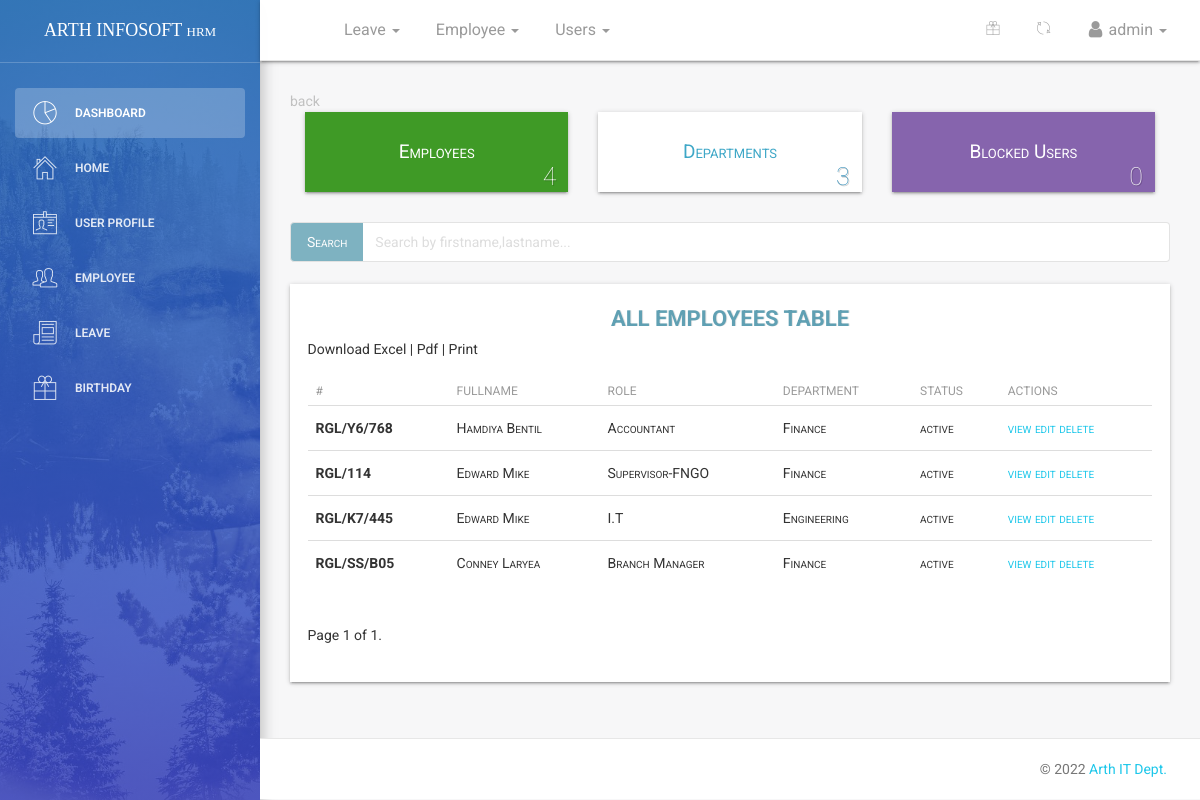
Page /dashboard/employees/all/ (signed in) on the committed database.
### employee/models.py (models this page shows, shortened)
class Employee(models.Model):
    MALE = 'male'
    FEMALE = 'female'
    OTHER = 'other'
    NOT_KNOWN = 'Not Known'
    GENDER = (
    (MALE,'Male'),
    (FEMALE,'Female'),
    (OTHER,'Other'),
    (NOT_KNOWN,'Not Known'),
    )
    MR = 'Mr'
    MRS = 'Mrs'
    MSS = 'Mss'
    DR = 'Dr'
    SIR = 'Sir'
    MADAM = 'Madam'
    TITLE = (
    (MR,'Mr'),
    (MRS,'Mrs'),
    (MSS,'Mss'),
    (DR,'Dr'),
    (SIR,'Sir'),
    (MADAM,'Madam'),
    )
    FULL_TIME = 'Full-Time'
    PART_TIME = 'Part-Time'
    CONTRACT = 'Contract'
    INTERN = 'Intern'
    EMPLOYEETYPE = (
    (FULL_TIME,'Full-Time'),
    (PART_TIME,'Part-Time'),
    (CONTRACT,'Contract'),
    (INTERN,'Intern'),
    )
    OLEVEL = 'O-LEVEL'
    SENIORHIGH = 'Senior High'
    JUNIORHIGH = 'Junior High'
    TERTIARY = 'Tertiary'
    PRIMARY = 'Primary Level'
    OTHER = 'Other'
    EDUCATIONAL_LEVEL = (
    (SENIORHIGH,'Senior High School'),
    (JUNIORHIGH,'Junior High School'),
    (PRIMARY,'Primary School'),
    (TERTIARY,'Tertiary/University/Polytechnic'),
    (OLEVEL,'OLevel'),
    (OTHER,'Other'),
    )
    user = models.ForeignKey(User,on_delete=models.CASCADE,default=1)
    title = models.CharField(('Title'),max_length=80,default=MR,choices=TITLE,blank=False,null=True)
    image = models.FileField(('Profile Image'),upload_to='profiles',default='default.png',blank=True,null=True,help_text='upload image size less than 2.0MB')#work on path username-date/image
    firstname = models.CharField(('Firstname'),max_length=125,null=False,blank=False)
    lastname = models.CharField(('Lastname'),max_length=125,null=False,blank=False)
    othername = models.CharField(('Othername (optional)'),max_length=125,null=True,blank=True)
    sex = models.CharField(('Gender'),max_length=100,default=MALE,choices=GENDER,blank=False)
    email = models.CharField(('Email (optional)'),max_length=255,default=None,blank=True,null=True)
    bio = models.CharField(('Bio'),help_text='your biography,tell me something about yourself eg. i love working ...',max_length=255,default='',null=True,blank=True)
    birthday = models.DateField(('Birthday'),blank=False,null=False)
    hometown = models.CharField(('Hometown'),max_length=125,null=True,blank=True)
    residence = models.CharField(('Current Residence'),max_length=125,null=False,blank=False)
    address = models.CharField(('Address'),help_text='address of current residence',max_length=125,null=True,blank=True)
    education = models.CharField(('Education'),help_text='highest educational standard ie. your last level of schooling',max_length=20,default=SENIORHIGH,choices=EDUCATIONAL_LEVEL,blank=False,null=True)
    lastwork = models.CharField(('Last Place of Work'),help_text='where was the last place you worked ?',max_length=125,null=True,blank=True)
    position = models.CharField(('Position Held'),help_text='what position where you in your last place of work ?',max_length=255,null=True,blank=True)
    department =  models.ForeignKey(Department,verbose_name =('Department'),on_delete=models.SET_NULL,null=True,default=None)
    role =  models.ForeignKey(Role,verbose_name =('Role'),on_delete=models.SET_NULL,null=True,default=None)
    startdate = models.DateField(('Employement Date'),help_text='date of employement',blank=False,null=True)
    employeetype = models.CharField(('Employee Type'),max_length=15,default=FULL_TIME,choices=EMPLOYEETYPE,blank=False,null=True)
    employeeid = models.CharField(('Employee ID Number'),max_length=10,null=True,blank=True)
    dateissued = models.DateField(('Date Issued'),help_text='date staff id was issued',blank=False,null=True)
    is_blocked = models.BooleanField(('Is Blocked'),help_text='button to toggle employee block and unblock',default=False)
    is_deleted = models.BooleanField(('Is Deleted'),help_text='button to toggle employee deleted and undelete',default=False)
    created = models.DateTimeField(verbose_name=('Created'),auto_now_add=True,null=True)
    updated = models.DateTimeField(verbose_name=('Updated'),auto_now=True,null=True)
    objects = EmployeeManager()
    class Meta:
        verbose_name = ('Employee')
        verbose_name_plural = ('Employees')
        ordering = ['-created']
    @property
    def get_full_name(self):
        fullname = ''
        firstname = self.firstname
        lastname = self.lastname
        othername = self.othername
        if (firstname and lastname) or othername is None:
            fullname = firstname +' '+ lastname
            return fullname
        elif othername:
            fullname = firstname + ' '+ lastname +' '+othername
            return fullname
        return

class Role(models.Model):
    name = models.CharField(max_length=125)
    description = models.CharField(max_length=125,null=True,blank=True)
    created = models.DateTimeField(verbose_name=('Created'),auto_now_add=True)
    updated = models.DateTimeField(verbose_name=('Updated'),auto_now=True)
    class Meta:
        verbose_name = ('Role')
        verbose_name_plural = ('Roles')
        ordering = ['name','created']
    def __str__(self):
        return self.name

class Department(models.Model):
    name = models.CharField(max_length=125)
    description = models.CharField(max_length=125,null=True,blank=True)
    created = models.DateTimeField(verbose_name=('Created'),auto_now_add=True)
    updated = models.DateTimeField(verbose_name=('Updated'),auto_now=True)
    class Meta:
        verbose_name = ('Department')
        verbose_name_plural = ('Departments')
        ordering = ['name','created']
    def __str__(self):
        return self.name

### dashboard/views.py (the view)
# urls.py: path('employees/all/',views.dashboard_employees,name='employees'),
def dashboard_employees(request):
	if not (request.user.is_authenticated and request.user.is_superuser and request.user.is_staff):
		return redirect('/')
	dataset = dict()
	departments = Department.objects.all()
	employees = Employee.objects.all()
	query = request.GET.get('search')
	if query:
		employees = employees.filter(
			Q(firstname__icontains = query) |
			Q(lastname__icontains = query)
		)
	paginator = Paginator(employees, 10) #show 10 employee lists per page
	page = request.GET.get('page')
	employees_paginated = paginator.get_page(page)
	dataset['employee_list'] = employees_paginated
	dataset['departments'] = departments
	dataset['all_employees'] = Employee.objects.all_employees()
	blocked_employees = Employee.objects.all_blocked_employees()
	dataset['blocked_employees'] = blocked_employees
	dataset['title'] = 'Employees list view'
	return render(request,'dashboard/employee_app.html',dataset)

### employee/managers.py (called while the page is built)
    def get_queryset(self):
        return super().get_queryset().filter(is_deleted=False)

    def all_employees(self):
        return super().get_queryset()

    def all_blocked_employees(self):
        return super().get_queryset().filter(is_blocked=True)

### templates/dashboard/employee_app.html (shortened to what this page needs)
{% extends '_layout.html' %}
 {% block navheader %}
 	{% include 'includes/navheader_employee_app.html' %}
 {% endblock %}
 {% block content %}
        <section class="content">
            <section class="container-fluid">
            	<section class="row">
	            		<section class="col col-lg-12">
	            			<a href="{{request.META.HTTP_REFERER|escape}}" style="color:#c1c1c1;">back</a>
	            		</section>
            	</section>
            	   <section class="row">
                        <section class="col col-sm-8 offset-sm-2">
                        </section>
                    </section>
                    <section class="row margin-bottom">
                    	<div class="container-fluid">
                    	<section class="col-lg-4 col-md-4 col-sm-12">
	            			<div class="employee-box sec-box">
	            				<a href="">
	            				<span>Employees</span>
	            				</a>
	            				<span class="count-object">{{ all_employees.count }}</span>
	            			</div>
            			</section>
	            		<section class="col-lg-4 col-md-4 col-sm-12">
	            			<div class="leave-box sec-box">
	            				<a href="">
	            				<span>Departments</span>
	            				</a>
	            				<span class="count-object deprt">{{ departments.count }}</span>
	            			</div>
	            		</section>
	            		<section class="col-lg-4 col-md-4 col-sm-12">
	            			<div class="birthday-box sec-box">
	            				<a href="">
	            				<span>Blocked Users</span>
	            				</a>
	            				<span class="count-object">{{ blocked_employees.count }}</span>
	            			</div>
	            		</section>
	            		</div>
                    </section>
					<div class="row" style="margin-bottom: 2.2rem;margin-top: 3rem;">
					 <div class="">
					  <div class="col-lg-12">
					  	<form action="" method="GET">
						    <div class="input-group">
						      <span class="input-group-btn">
						        <button class="btn btn-default" id = "stylebutton" type="button">Search</button>
						      </span>
						      <input type="search" value="{{request.GET.search}}" name="search" class="form-control" placeholder="Search by firstname,lastname...">
						    </div>
					    </form>
					  </div>
					  </div>
					</div>
                	<div class="table-responsive table-shadow">
                		<div class="text-center table-description">
                			<h4 class="title-h3" style="color: #60a0b3 !important;
    						text-shadow: 1px 0px rgba(0,0,0,0.11)">ALL EMPLOYEES TABLE</h4>
                		</div>
                		<div class="container-fluid">
                			<div class="row">
                			 	<div class="download-print-action">
                			  		Download Excel | Pdf | Print
                				</div>
                			</div>
                		</div>
                		<table class="table">
							  <thead>
							    <tr>
							      <th scope="col">#</th>
							      <th scope="col">Fullname</th>
							      <th scope="col">Role</th>
							      <th scope="col">Department</th>
							      <th scope="col">Status</th>
							      <th scope="col">Actions</th>
							    </tr>
							  </thead>
							  <tbody>
							  	{% for employee in employee_list %}
							    <tr>
							      {% if employee.employeeid %}
							      <th scope="row">{{ employee.employeeid }}</th>
							      {% else %}
							      <th scope="row">-</th>
							      {% endif %}
							      <td>{{ employee.get_full_name }}</td>
							      <td>{{ employee.role }}</td>
							      <td>{{ employee.department }}</td>
							      {% if employee.is_blocked %}
							      <td>Inactive</td>
							      {% else %}
							      <td>active</td>
							      {% endif %}
							      <td>
							      	<a href="{% url 'dashboard:employeeinfo' employee.id %}">
							      	    view
							      	</a>
							        <a href="{% url 'dashboard:edit' employee.id %}">
							       	edit
							        </a>
									<a href="{% url 'dashboard:delete' employee.id %}">
										delete
									 </a>
							      </td>
							    </tr>
							    {% endfor %}
							  </tbody>
						</table>
							  <div class="pagination">
							    <span class="step-links">
							        <span class="current">
							            Page {{ employee_list.number }} of {{ employee_list.paginator.num_pages }}.
							        </span>
							    </span>
							</div>
					</div>
            </section>
        </section>
 {% endblock %}

### templates/includes/navheader_employee_app.html (shortened to what this page needs)
 {% load static %}
 <nav class="navbar navbar-default navbar-fixed shadow">
            <div class="container-fluid">
                <div class="collapse navbar-collapse">
                    <ul class="nav navbar-nav navbar-left">
                        <li>
                            <a href="" class="dropdown-toggle" data-toggle="dropdown">
                            </a>
                        </li>
                        <li class="dropdown">
                              <a href="" class="dropdown-toggle" data-toggle="dropdown">
                                    <p>
                                        Leave
                                        <b class="caret"></b>
                                    </p>
                              </a>
                        </li>
                        {% if request.user.is_superuser and request.user.is_staff %}
                        <li class="dropdown">
                              <a href="" class="dropdown-toggle" data-toggle="dropdown">
                                    <p>
                                        Employee
                                        <b class="caret"></b>
                                    </p>
                              </a>
                        </li>
                        {% endif %}
                        {% if request.user.is_superuser and request.user.is_staff %}
                        <li class="dropdown">
                              <a href="" class="dropdown-toggle" data-toggle="dropdown">
                                    <p>
                                        Users
                                        <b class="caret"></b>
                                    </p>
                              </a>
                        </li>
                        {% endif %}
                    </ul>
                    <ul class="nav navbar-nav navbar-right">
                        <li>
                            <a href="{% url 'dashboard:birthdays' %}" title="upcoming birthday" >
                                <i class="pe-7s-gift"></i>
                            </a>
                        </li>
                        <li class="dropdown">
                              <a href="" class="dropdown-toggle refresh-page" data-toggle="dropdown" title="refresh current page">
                                    <i class="pe-7s-refresh-2"></i>
                              </a>
                        </li>
                        <li class="dropdown">
                              <a href="" class="dropdown-toggle" data-toggle="dropdown">
                                    <p>
                                        <i class="fa fa-user"></i> {{ request.user}}
                                        <b class="caret"></b>
                                    </p>
                              </a>
                        </li>
                    </ul>
                </div>
            </div>
        </nav>

### rows in the picture
Employee: employeeid "RGL/Y6/768", get_full_name "Hamdiya Bentil", role "Accountant", department "Finance", is_blocked "active"
Employee: employeeid "RGL/114", get_full_name "Edward Mike", role "Supervisor-FNGO", department "Finance", is_blocked "active"
Employee: employeeid "RGL/K7/445", get_full_name "Edward Mike", role "I.T", department "Engineering", is_blocked "active"
Employee: employeeid "RGL/SS/B05", get_full_name "Conney Laryea", role "Branch Manager", department "Finance", is_blocked "active"

### other values in the picture
{{ request.user }} "admin"
{{ all_employees.count }} "4"
{{ departments.count }} "3"
{{ blocked_employees.count }} "0"
{{ employee_list.number }} "1"
{{ employee_list.paginator.num_pages }} "1"
